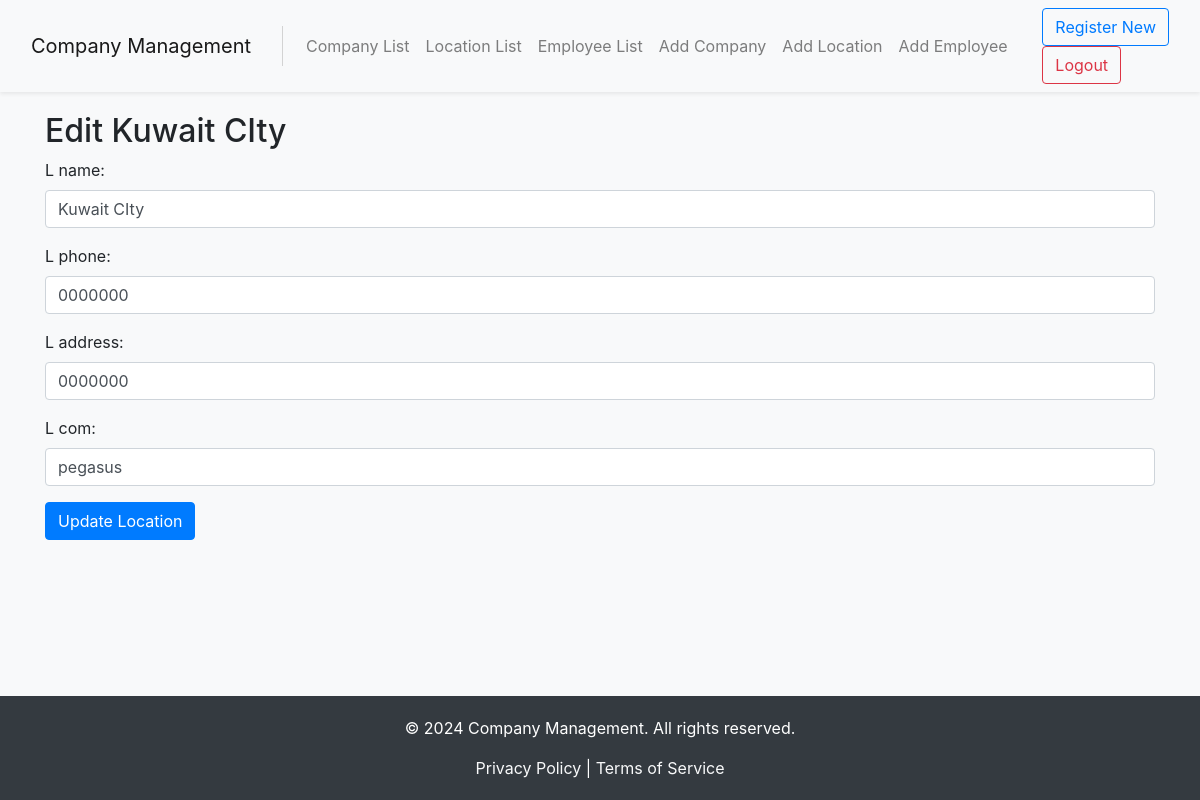
Screenshot of /edit_location/20/ (signed in) with the database file from the repository.
### Testapp/models.py (models this page shows, shortened)
class Location(models.Model):
    l_name = models.CharField(max_length=255)
    l_phone = models.CharField(max_length=20)
    l_address = models.CharField(max_length=255)
    l_com = models.CharField(max_length=100, default='default_value')

### Testapp/location_views.py (the view)
# urls.py: path('edit_location/<int:pk>/', location_views.edit_location, name='edit_location'),
@login_required
def edit_location(request, pk):
    location = get_object_or_404(Location, pk=pk)
    if request.method == "POST":
        form = LocationForm(request.POST, instance=location)
        if form.is_valid():
            form.save()
            return redirect('location_list')
    else:
        form = LocationForm(instance=location)
    return render(request, 'locations/edit_location.html', {'form': form, 'location': location})

### Testapp/forms.py
class LocationForm(forms.ModelForm):
    class Meta:
        model = Location
        fields = ['l_name', 'l_phone', 'l_address', 'l_com']
        widgets = {
            'l_name': forms.TextInput(attrs={'class': 'form-control', 'placeholder': 'Enter location name'}),
            'l_phone': forms.TextInput(attrs={'class': 'form-control', 'placeholder': 'Enter phone number'}),
            'l_address': forms.TextInput(attrs={'class': 'form-control', 'placeholder': 'Enter address'}),
            'l_com': forms.TextInput(attrs={'class': 'form-control', 'placeholder': 'Enter company name'}),
        }

### Testapp/templates/locations/edit_location.html (shortened to what this page needs)
{% extends 'companies/base.html' %}
{% block content %}
<h2>Edit {{ location.l_name }}</h2>
<form method="post">
    {{ form.as_p }}
    <button type="submit" class="btn btn-primary">Update Location</button>
</form>
{% endblock %}

### Testapp/templates/companies/base.html (style rules this page uses)
html { height: 100%; }
body { min-height: 100%; display: flex; flex-direction: column; margin: 0; background-color: #f8f9fa; }

### rows the page displays
Location: l_name "Kuwait CIty", l_phone "0000000", l_address "0000000", l_com "pegasus"
